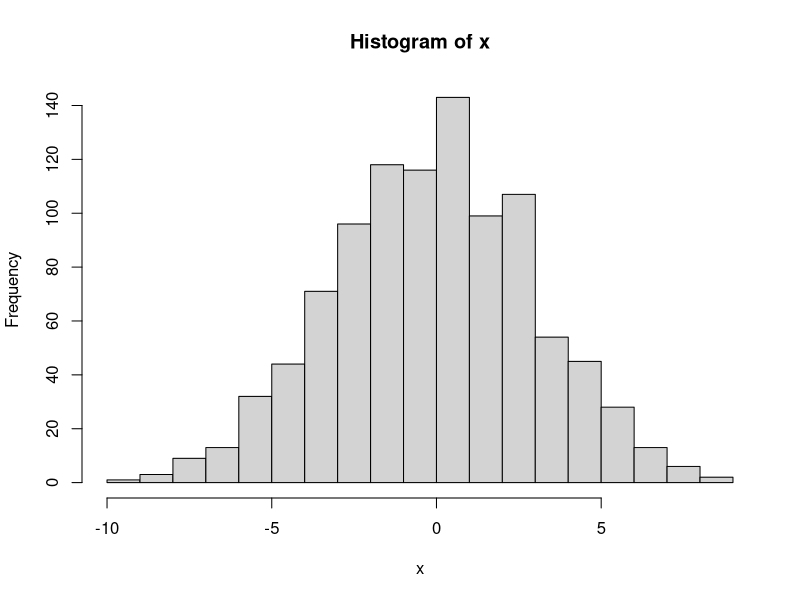
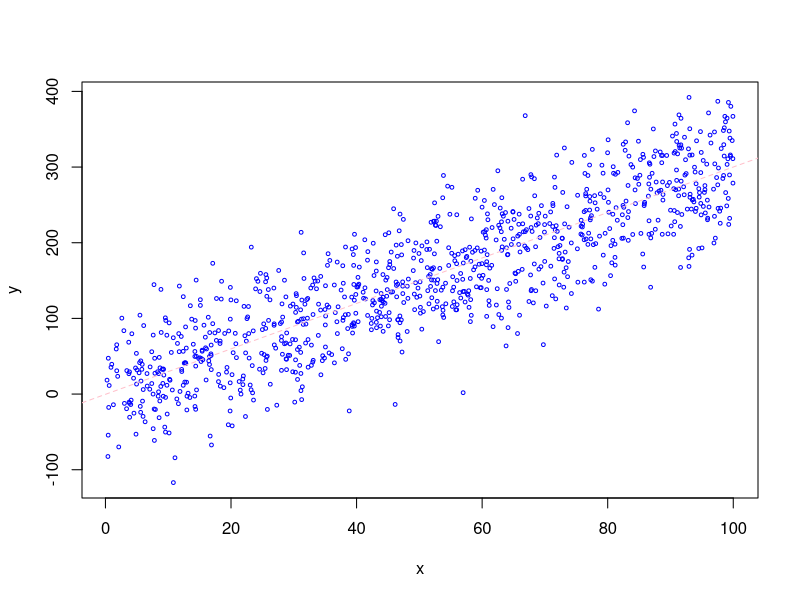

Source code (R) for these figures, in order:
###this script creates data and a few plots.

x <- rnorm(n = 1000, mean=0, sd=3)
hist(x, nclass=20)

###
m <- 3
b <- -2
eps <- rnorm(1000,mean=0,sd=50)

x <- runif(1000, 0,100)
y <- m*x+b+eps

plot(x,y, cex=.5, col="blue")
########
abline(lm(y~x), lty=2, col="pink")

## Balboa House Rules
## hey guys, how's it going?
